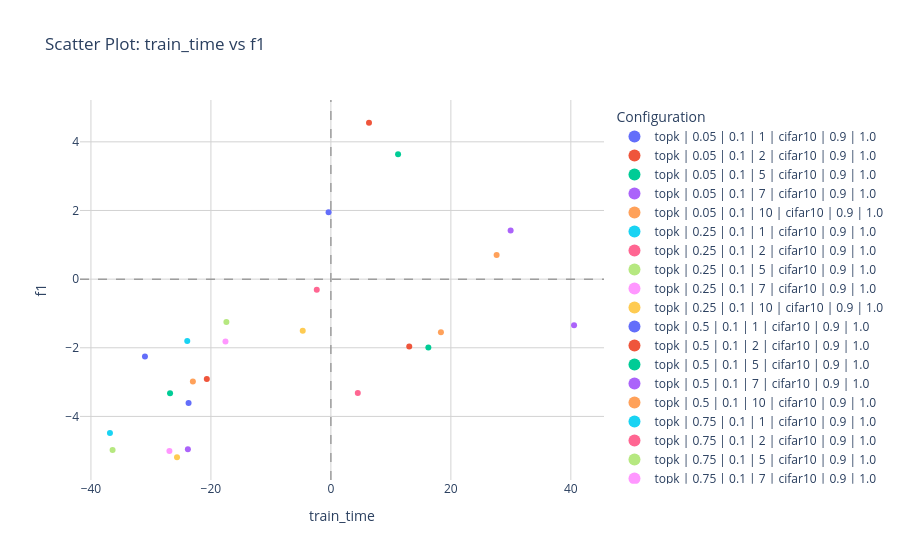

The code cell stored with this chart in its notebook:
### Code cell
fig = create_metric_scatter_long(d, 'train_time', 'f1', signature_flag=True)
fig.show()

### Figure 1 — Plotly figure (JSON) as saved in the notebook; plotly's stock layout.template omitted (floating-point values rounded to 4 significant figures)
{"data": [{"customdata": [["topk", 0.05, 0.1, 1, "cifar10", 0.9, 1]], "hovertemplate": "Configuration=topk | 0.05 | 0.1 | 1 | cifar10 | 0.9 | 1.0<br>train_time=%{x}<br>f1=%{y}<br>sketch_method=%{customdata[0]}<br>subsample=%{customdata[1]}<br>lr=%{customdata[2]}<br>sketch_outputs=%{customdata[3]}<br>dataset=%{customdata[4]}<br>smoothing_alpha=%{customdata[5]}<br>stabilization_threshold=%{customdata[6]}<extra></extra>", "legendgroup": "topk | 0.05 | 0.1 | 1 | cifar10 | 0.9 | 1.0", "marker": {"color": "#636efa", "symbol": "circle"}, "mode": "markers", "name": "topk | 0.05 | 0.1 | 1 | cifar10 | 0.9 | 1.0", "orientation": "v", "showlegend": true, "type": "scatter", "x": [-0.3834], "xaxis": "x", "y": [1.95], "yaxis": "y"}, {"customdata": [["topk", 0.05, 0.1, 2, "cifar10", 0.9, 1]], "hovertemplate": "Configuration=topk | 0.05 | 0.1 | 2 | cifar10 | 0.9 | 1.0<br>train_time=%{x}<br>f1=%{y}<br>sketch_method=%{customdata[0]}<br>subsample=%{customdata[1]}<br>lr=%{customdata[2]}<br>sketch_outputs=%{customdata[3]}<br>dataset=%{customdata[4]}<br>smoothing_alpha=%{customdata[5]}<br>stabilization_threshold=%{customdata[6]}<extra></extra>", "legendgroup": "topk | 0.05 | 0.1 | 2 | cifar10 | 0.9 | 1.0", "marker": {"color": "#EF553B", "symbol": "circle"}, "mode": "markers", "name": "topk | 0.05 | 0.1 | 2 | cifar10 | 0.9 | 1.0", "orientation": "v", "showlegend": true, "type": "scatter", "x": [6.353], "xaxis": "x", "y": [4.556], "yaxis": "y"}, {"customdata": [["topk", 0.05, 0.1, 5, "cifar10", 0.9, 1]], "hovertemplate": "Configuration=topk | 0.05 | 0.1 | 5 | cifar10 | 0.9 | 1.0<br>train_time=%{x}<br>f1=%{y}<br>sketch_method=%{customdata[0]}<br>subsample=%{customdata[1]}<br>lr=%{customdata[2]}<br>sketch_outputs=%{customdata[3]}<br>dataset=%{customdata[4]}<br>smoothing_alpha=%{customdata[5]}<br>stabilization_threshold=%{customdata[6]}<extra></extra>", "legendgroup": "topk | 0.05 | 0.1 | 5 | cifar10 | 0.9 | 1.0", "marker": {"color": "#00cc96", "symbol": "circle"}, "mode": "markers", "name": "topk | 0.05 | 0.1 | 5 | cifar10 | 0.9 | 1.0", "orientation": "v", "showlegend": true, "type": "scatter", "x": [11.2], "xaxis": "x", "y": [3.637], "yaxis": "y"}, {"customdata": [["topk", 0.05, 0.1, 7, "cifar10", 0.9, 1]], "hovertemplate": "Configuration=topk | 0.05 | 0.1 | 7 | cifar10 | 0.9 | 1.0<br>train_time=%{x}<br>f1=%{y}<br>sketch_method=%{customdata[0]}<br>subsample=%{customdata[1]}<br>lr=%{customdata[2]}<br>sketch_outputs=%{customdata[3]}<br>dataset=%{customdata[4]}<br>smoothing_alpha=%{customdata[5]}<br>stabilization_threshold=%{customdata[6]}<extra></extra>", "legendgroup": "topk | 0.05 | 0.1 | 7 | cifar10 | 0.9 | 1.0", "marker": {"color": "#ab63fa", "symbol": "circle"}, "mode": "markers", "name": "topk | 0.05 | 0.1 | 7 | cifar10 | 0.9 | 1.0", "orientation": "v", "showlegend": true, "type": "scatter", "x": [29.96], "xaxis": "x", "y": [1.416], "yaxis": "y"}, {"customdata": [["topk", 0.05, 0.1, 10, "cifar10", 0.9, 1]], "hovertemplate": "Configuration=topk | 0.05 | 0.1 | 10 | cifar10 | 0.9 | 1.0<br>train_time=%{x}<br>f1=%{y}<br>sketch_method=%{customdata[0]}<br>subsample=%{customdata[1]}<br>lr=%{customdata[2]}<br>sketch_outputs=%{customdata[3]}<br>dataset=%{customdata[4]}<br>smoothing_alpha=%{customdata[5]}<br>stabilization_threshold=%{customdata[6]}<extra></extra>", "legendgroup": "topk | 0.05 | 0.1 | 10 | cifar10 | 0.9 | 1.0", "marker": {"color": "#FFA15A", "symbol": "circle"}, "mode": "markers", "name": "topk | 0.05 | 0.1 | 10 | cifar10 | 0.9 | 1.0", "orientation": "v", "showlegend": true, "type": "scatter", "x": [27.63], "xaxis": "x", "y": [0.7031], "yaxis": "y"}, {"customdata": [["topk", 0.25, 0.1, 1, "cifar10", 0.9, 1]], "hovertemplate": "Configuration=topk | 0.25 | 0.1 | 1 | cifar10 | 0.9 | 1.0<br>train_time=%{x}<br>f1=%{y}<br>sketch_method=%{customdata[0]}<br>subsample=%{customdata[1]}<br>lr=%{customdata[2]}<br>sketch_outputs=%{customdata[3]}<br>dataset=%{customdata[4]}<br>smoothing_alpha=%{customdata[5]}<br>stabilization_threshold=%{customdata[6]}<extra></extra>", "legendgroup": "topk | 0.25 | 0.1 | 1 | cifar10 | 0.9 | 1.0", "marker": {"color": "#19d3f3", "symbol": "circle"}, "mode": "markers", "name": "topk | 0.25 | 0.1 | 1 | cifar10 | 0.9 | 1.0", "orientation": "v", "showlegend": true, "type": "scatter", "x": [-23.95], "xaxis": "x", "y": [-1.799], "yaxis": "y"}, {"customdata": [["topk", 0.25, 0.1, 2, "cifar10", 0.9, 1]], "hovertemplate": "Configuration=topk | 0.25 | 0.1 | 2 | cifar10 | 0.9 | 1.0<br>train_time=%{x}<br>f1=%{y}<br>sketch_method=%{customdata[0]}<br>subsample=%{customdata[1]}<br>lr=%{customdata[2]}<br>sketch_outputs=%{customdata[3]}<br>dataset=%{customdata[4]}<br>smoothing_alpha=%{customdata[5]}<br>stabilization_threshold=%{customdata[6]}<extra></extra>", "legendgroup": "topk | 0.25 | 0.1 | 2 | cifar10 | 0.9 | 1.0", "marker": {"color": "#FF6692", "symbol": "circle"}, "mode": "markers", "name": "topk | 0.25 | 0.1 | 2 | cifar10 | 0.9 | 1.0", "orientation": "v", "showlegend": true, "type": "scatter", "x": [-2.355], "xaxis": "x", "y": [-0.308], "yaxis": "y"}, {"customdata": [["topk", 0.25, 0.1, 5, "cifar10", 0.9, 1]], "hovertemplate": "Configuration=topk | 0.25 | 0.1 | 5 | cifar10 | 0.9 | 1.0<br>train_time=%{x}<br>f1=%{y}<br>sketch_method=%{customdata[0]}<br>subsample=%{customdata[1]}<br>lr=%{customdata[2]}<br>sketch_outputs=%{customdata[3]}<br>dataset=%{customdata[4]}<br>smoothing_alpha=%{customdata[5]}<br>stabilization_threshold=%{customdata[6]}<extra></extra>", "legendgroup": "topk | 0.25 | 0.1 | 5 | cifar10 | 0.9 | 1.0", "marker": {"color": "#B6E880", "symbol": "circle"}, "mode": "markers", "name": "topk | 0.25 | 0.1 | 5 | cifar10 | 0.9 | 1.0", "orientation": "v", "showlegend": true, "type": "scatter", "x": [-17.42], "xaxis": "x", "y": [-1.25], "yaxis": "y"}, {"customdata": [["topk", 0.25, 0.1, 7, "cifar10", 0.9, 1]], "hovertemplate": "Configuration=topk | 0.25 | 0.1 | 7 | cifar10 | 0.9 | 1.0<br>train_time=%{x}<br>f1=%{y}<br>sketch_method=%{customdata[0]}<br>subsample=%{customdata[1]}<br>lr=%{customdata[2]}<br>sketch_outputs=%{customdata[3]}<br>dataset=%{customdata[4]}<br>smoothing_alpha=%{customdata[5]}<br>stabilization_threshold=%{customdata[6]}<extra></extra>", "legendgroup": "topk | 0.25 | 0.1 | 7 | cifar10 | 0.9 | 1.0", "marker": {"color": "#FF97FF", "symbol": "circle"}, "mode": "markers", "name": "topk | 0.25 | 0.1 | 7 | cifar10 | 0.9 | 1.0", "orientation": "v", "showlegend": true, "type": "scatter", "x": [-17.57], "xaxis": "x", "y": [-1.814], "yaxis": "y"}, {"customdata": [["topk", 0.25, 0.1, 10, "cifar10", 0.9, 1]], "hovertemplate": "Configuration=topk | 0.25 | 0.1 | 10 | cifar10 | 0.9 | 1.0<br>train_time=%{x}<br>f1=%{y}<br>sketch_method=%{customdata[0]}<br>subsample=%{customdata[1]}<br>lr=%{customdata[2]}<br>sketch_outputs=%{customdata[3]}<br>dataset=%{customdata[4]}<br>smoothing_alpha=%{customdata[5]}<br>stabilization_threshold=%{customdata[6]}<extra></extra>", "legendgroup": "topk | 0.25 | 0.1 | 10 | cifar10 | 0.9 | 1.0", "marker": {"color": "#FECB52", "symbol": "circle"}, "mode": "markers", "name": "topk | 0.25 | 0.1 | 10 | cifar10 | 0.9 | 1.0", "orientation": "v", "showlegend": true, "type": "scatter", "x": [-4.692], "xaxis": "x", "y": [-1.503], "yaxis": "y"}, {"customdata": [["topk", 0.5, 0.1, 1, "cifar10", 0.9, 1]], "hovertemplate": "Configuration=topk | 0.5 | 0.1 | 1 | cifar10 | 0.9 | 1.0<br>train_time=%{x}<br>f1=%{y}<br>sketch_method=%{customdata[0]}<br>subsample=%{customdata[1]}<br>lr=%{customdata[2]}<br>sketch_outputs=%{customdata[3]}<br>dataset=%{customdata[4]}<br>smoothing_alpha=%{customdata[5]}<br>stabilization_threshold=%{customdata[6]}<extra></extra>", "legendgroup": "topk | 0.5 | 0.1 | 1 | cifar10 | 0.9 | 1.0", "marker": {"color": "#636efa", "symbol": "circle"}, "mode": "markers", "name": "topk | 0.5 | 0.1 | 1 | cifar10 | 0.9 | 1.0", "orientation": "v", "showlegend": true, "type": "scatter", "x": [-30.99], "xaxis": "x", "y": [-2.255], "yaxis": "y"}, {"customdata": [["topk", 0.5, 0.1, 2, "cifar10", 0.9, 1]], "hovertemplate": "Configuration=topk | 0.5 | 0.1 | 2 | cifar10 | 0.9 | 1.0<br>train_time=%{x}<br>f1=%{y}<br>sketch_method=%{customdata[0]}<br>subsample=%{customdata[1]}<br>lr=%{customdata[2]}<br>sketch_outputs=%{customdata[3]}<br>dataset=%{customdata[4]}<br>smoothing_alpha=%{customdata[5]}<br>stabilization_threshold=%{customdata[6]}<extra></extra>", "legendgroup": "topk | 0.5 | 0.1 | 2 | cifar10 | 0.9 | 1.0", "marker": {"color": "#EF553B", "symbol": "circle"}, "mode": "markers", "name": "topk | 0.5 | 0.1 | 2 | cifar10 | 0.9 | 1.0", "orientation": "v", "showlegend": true, "type": "scatter", "x": [-20.68], "xaxis": "x", "y": [-2.91], "yaxis": "y"}, {"customdata": [["topk", 0.5, 0.1, 5, "cifar10", 0.9, 1]], "hovertemplate": "Configuration=topk | 0.5 | 0.1 | 5 | cifar10 | 0.9 | 1.0<br>train_time=%{x}<br>f1=%{y}<br>sketch_method=%{customdata[0]}<br>subsample=%{customdata[1]}<br>lr=%{customdata[2]}<br>sketch_outputs=%{customdata[3]}<br>dataset=%{customdata[4]}<br>smoothing_alpha=%{customdata[5]}<br>stabilization_threshold=%{customdata[6]}<extra></extra>", "legendgroup": "topk | 0.5 | 0.1 | 5 | cifar10 | 0.9 | 1.0", "marker": {"color": "#00cc96", "symbol": "circle"}, "mode": "markers", "name": "topk | 0.5 | 0.1 | 5 | cifar10 | 0.9 | 1.0", "orientation": "v", "showlegend": true, "type": "scatter", "x": [-26.81], "xaxis": "x", "y": [-3.323], "yaxis": "y"}, {"customdata": [["topk", 0.5, 0.1, 7, "cifar10", 0.9, 1]], "hovertemplate": "Configuration=topk | 0.5 | 0.1 | 7 | cifar10 | 0.9 | 1.0<br>train_time=%{x}<br>f1=%{y}<br>sketch_method=%{customdata[0]}<br>subsample=%{customdata[1]}<br>lr=%{customdata[2]}<br>sketch_outputs=%{customdata[3]}<br>dataset=%{customdata[4]}<br>smoothing_alpha=%{customdata[5]}<br>stabilization_threshold=%{customdata[6]}<extra></extra>", "legendgroup": "topk | 0.5 | 0.1 | 7 | cifar10 | 0.9 | 1.0", "marker": {"color": "#ab63fa", "symbol": "circle"}, "mode": "markers", "name": "topk | 0.5 | 0.1 | 7 | cifar10 | 0.9 | 1.0", "orientation": "v", "showlegend": true, "type": "scatter", "x": [-23.84], "xaxis": "x", "y": [-4.954], "yaxis": "y"}, {"customdata": [["topk", 0.5, 0.1, 10, "cifar10", 0.9, 1]], "hovertemplate": "Configuration=topk | 0.5 | 0.1 | 10 | cifar10 | 0.9 | 1.0<br>train_time=%{x}<br>f1=%{y}<br>sketch_method=%{customdata[0]}<br>subsample=%{customdata[1]}<br>lr=%{customdata[2]}<br>sketch_outputs=%{customdata[3]}<br>dataset=%{customdata[4]}<br>smoothing_alpha=%{customdata[5]}<br>stabilization_threshold=%{customdata[6]}<extra></extra>", "legendgroup": "topk | 0.5 | 0.1 | 10 | cifar10 | 0.9 | 1.0", "marker": {"color": "#FFA15A", "symbol": "circle"}, "mode": "markers", "name": "topk | 0.5 | 0.1 | 10 | cifar10 | 0.9 | 1.0", "orientation": "v", "showlegend": true, "type": "scatter", "x": [-23.01], "xaxis": "x", "y": [-2.979], "yaxis": "y"}, {"customdata": [["topk", 0.75, 0.1, 1, "cifar10", 0.9, 1]], "hovertemplate": "Configuration=topk | 0.75 | 0.1 | 1 | cifar10 | 0.9 | 1.0<br>train_time=%{x}<br>f1=%{y}<br>sketch_method=%{customdata[0]}<br>subsample=%{customdata[1]}<br>lr=%{customdata[2]}<br>sketch_outputs=%{customdata[3]}<br>dataset=%{customdata[4]}<br>smoothing_alpha=%{customdata[5]}<br>stabilization_threshold=%{customdata[6]}<extra></extra>", "legendgroup": "topk | 0.75 | 0.1 | 1 | cifar10 | 0.9 | 1.0", "marker": {"color": "#19d3f3", "symbol": "circle"}, "mode": "markers", "name": "topk | 0.75 | 0.1 | 1 | cifar10 | 0.9 | 1.0", "orientation": "v", "showlegend": true, "type": "scatter", "x": [-36.83], "xaxis": "x", "y": [-4.484], "yaxis": "y"}, {"customdata": [["topk", 0.75, 0.1, 2, "cifar10", 0.9, 1]], "hovertemplate": "Configuration=topk | 0.75 | 0.1 | 2 | cifar10 | 0.9 | 1.0<br>train_time=%{x}<br>f1=%{y}<br>sketch_method=%{customdata[0]}<br>subsample=%{customdata[1]}<br>lr=%{customdata[2]}<br>sketch_outputs=%{customdata[3]}<br>dataset=%{customdata[4]}<br>smoothing_alpha=%{customdata[5]}<br>stabilization_threshold=%{customdata[6]}<extra></extra>", "legendgroup": "topk | 0.75 | 0.1 | 2 | cifar10 | 0.9 | 1.0", "marker": {"color": "#FF6692", "symbol": "circle"}, "mode": "markers", "name": "topk | 0.75 | 0.1 | 2 | cifar10 | 0.9 | 1.0", "orientation": "v", "showlegend": true, "type": "scatter", "x": [4.484], "xaxis": "x", "y": [-3.321], "yaxis": "y"}, {"customdata": [["topk", 0.75, 0.1, 5, "cifar10", 0.9, 1]], "hovertemplate": "Configuration=topk | 0.75 | 0.1 | 5 | cifar10 | 0.9 | 1.0<br>train_time=%{x}<br>f1=%{y}<br>sketch_method=%{customdata[0]}<br>subsample=%{customdata[1]}<br>lr=%{customdata[2]}<br>sketch_outputs=%{customdata[3]}<br>dataset=%{customdata[4]}<br>smoothing_alpha=%{customdata[5]}<br>stabilization_threshold=%{customdata[6]}<extra></extra>", "legendgroup": "topk | 0.75 | 0.1 | 5 | cifar10 | 0.9 | 1.0", "marker": {"color": "#B6E880", "symbol": "circle"}, "mode": "markers", "name": "topk | 0.75 | 0.1 | 5 | cifar10 | 0.9 | 1.0", "orientation": "v", "showlegend": true, "type": "scatter", "x": [-36.39], "xaxis": "x", "y": [-4.979], "yaxis": "y"}, {"customdata": [["topk", 0.75, 0.1, 7, "cifar10", 0.9, 1]], "hovertemplate": "Configuration=topk | 0.75 | 0.1 | 7 | cifar10 | 0.9 | 1.0<br>train_time=%{x}<br>f1=%{y}<br>sketch_method=%{customdata[0]}<br>subsample=%{customdata[1]}<br>lr=%{customdata[2]}<br>sketch_outputs=%{customdata[3]}<br>dataset=%{customdata[4]}<br>smoothing_alpha=%{customdata[5]}<br>stabilization_threshold=%{customdata[6]}<extra></extra>", "legendgroup": "topk | 0.75 | 0.1 | 7 | cifar10 | 0.9 | 1.0", "marker": {"color": "#FF97FF", "symbol": "circle"}, "mode": "markers", "name": "topk | 0.75 | 0.1 | 7 | cifar10 | 0.9 | 1.0", "orientation": "v", "showlegend": true, "type": "scatter", "x": [-26.92], "xaxis": "x", "y": [-5.006], "yaxis": "y"}, {"customdata": [["topk", 0.75, 0.1, 10, "cifar10", 0.9, 1]], "hovertemplate": "Configuration=topk | 0.75 | 0.1 | 10 | cifar10 | 0.9 | 1.0<br>train_time=%{x}<br>f1=%{y}<br>sketch_method=%{customdata[0]}<br>subsample=%{customdata[1]}<br>lr=%{customdata[2]}<br>sketch_outputs=%{customdata[3]}<br>dataset=%{customdata[4]}<br>smoothing_alpha=%{customdata[5]}<br>stabilization_threshold=%{customdata[6]}<extra></extra>", "legendgroup": "topk | 0.75 | 0.1 | 10 | cifar10 | 0.9 | 1.0", "marker": {"color": "#FECB52", "symbol": "circle"}, "mode": "markers", "name": "topk | 0.75 | 0.1 | 10 | cifar10 | 0.9 | 1.0", "orientation": "v", "showlegend": true, "type": "scatter", "x": [-25.65], "xaxis": "x", "y": [-5.189], "yaxis": "y"}, {"customdata": [["topk", 1, 0.1, 1, "cifar10", 0.9, 1]], "hovertemplate": "Configuration=topk | 1.0 | 0.1 | 1 | cifar10 | 0.9 | 1.0<br>train_time=%{x}<br>f1=%{y}<br>sketch_method=%{customdata[0]}<br>subsample=%{customdata[1]}<br>lr=%{customdata[2]}<br>sketch_outputs=%{customdata[3]}<br>dataset=%{customdata[4]}<br>smoothing_alpha=%{customdata[5]}<br>stabilization_threshold=%{customdata[6]}<extra></extra>", "legendgroup": "topk | 1.0 | 0.1 | 1 | cifar10 | 0.9 | 1.0", "marker": {"color": "#636efa", "symbol": "circle"}, "mode": "markers", "name": "topk | 1.0 | 0.1 | 1 | cifar10 | 0.9 | 1.0", "orientation": "v", "showlegend": true, "type": "scatter", "x": [-23.73], "xaxis": "x", "y": [-3.605], "yaxis": "y"}, {"customdata": [["topk", 1, 0.1, 2, "cifar10", 0.9, 1]], "hovertemplate": "Configuration=topk | 1.0 | 0.1 | 2 | cifar10 | 0.9 | 1.0<br>train_time=%{x}<br>f1=%{y}<br>sketch_method=%{customdata[0]}<br>subsample=%{customdata[1]}<br>lr=%{customdata[2]}<br>sketch_outputs=%{customdata[3]}<br>dataset=%{customdata[4]}<br>smoothing_alpha=%{customdata[5]}<br>stabilization_threshold=%{customdata[6]}<extra></extra>", "legendgroup": "topk | 1.0 | 0.1 | 2 | cifar10 | 0.9 | 1.0", "marker": {"color": "#EF553B", "symbol": "circle"}, "mode": "markers", "name": "topk | 1.0 | 0.1 | 2 | cifar10 | 0.9 | 1.0", "orientation": "v", "showlegend": true, "type": "scatter", "x": [13.06], "xaxis": "x", "y": [-1.964], "yaxis": "y"}, {"customdata": [["topk", 1, 0.1, 5, "cifar10", 0.9, 1]], "hovertemplate": "Configuration=topk | 1.0 | 0.1 | 5 | cifar10 | 0.9 | 1.0<br>train_time=%{x}<br>f1=%{y}<br>sketch_method=%{customdata[0]}<br>subsample=%{customdata[1]}<br>lr=%{customdata[2]}<br>sketch_outputs=%{customdata[3]}<br>dataset=%{customdata[4]}<br>smoothing_alpha=%{customdata[5]}<br>stabilization_threshold=%{customdata[6]}<extra></extra>", "legendgroup": "topk | 1.0 | 0.1 | 5 | cifar10 | 0.9 | 1.0", "marker": {"color": "#00cc96", "symbol": "circle"}, "mode": "markers", "name": "topk | 1.0 | 0.1 | 5 | cifar10 | 0.9 | 1.0", "orientation": "v", "showlegend": true, "type": "scatter", "x": [16.25], "xaxis": "x", "y": [-1.995], "yaxis": "y"}, {"customdata": [["topk", 1, 0.1, 7, "cifar10", 0.9, 1]], "hovertemplate": "Configuration=topk | 1.0 | 0.1 | 7 | cifar10 | 0.9 | 1.0<br>train_time=%{x}<br>f1=%{y}<br>sketch_method=%{customdata[0]}<br>subsample=%{customdata[1]}<br>lr=%{customdata[2]}<br>sketch_outputs=%{customdata[3]}<br>dataset=%{customdata[4]}<br>smoothing_alpha=%{customdata[5]}<br>stabilization_threshold=%{customdata[6]}<extra></extra>", "legendgroup": "topk | 1.0 | 0.1 | 7 | cifar10 | 0.9 | 1.0", "marker": {"color": "#ab63fa", "symbol": "circle"}, "mode": "markers", "name": "topk | 1.0 | 0.1 | 7 | cifar10 | 0.9 | 1.0", "orientation": "v", "showlegend": true, "type": "scatter", "x": [40.53], "xaxis": "x", "y": [-1.34], "yaxis": "y"}, {"customdata": [["topk", 1, 0.1, 10, "cifar10", 0.9, 1]], "hovertemplate": "Configuration=topk | 1.0 | 0.1 | 10 | cifar10 | 0.9 | 1.0<br>train_time=%{x}<br>f1=%{y}<br>sketch_method=%{customdata[0]}<br>subsample=%{customdata[1]}<br>lr=%{customdata[2]}<br>sketch_outputs=%{customdata[3]}<br>dataset=%{customdata[4]}<br>smoothing_alpha=%{customdata[5]}<br>stabilization_threshold=%{customdata[6]}<extra></extra>", "legendgroup": "topk | 1.0 | 0.1 | 10 | cifar10 | 0.9 | 1.0", "marker": {"color": "#FFA15A", "symbol": "circle"}, "mode": "markers", "name": "topk | 1.0 | 0.1 | 10 | cifar10 | 0.9 | 1.0", "orientation": "v", "showlegend": true, "type": "scatter", "x": [18.34], "xaxis": "x", "y": [-1.545], "yaxis": "y"}], "layout": {"hovermode": "closest", "legend": {"itemsizing": "constant", "title": {"text": "Configuration"}, "tracegroupgap": 0, "x": 1.02, "xanchor": "left", "y": 0.99, "yanchor": "top"}, "plot_bgcolor": "white", "shapes": [{"line": {"color": "gray", "dash": "dash", "width": 1.5}, "opacity": 0.7, "type": "line", "x0": 0, "x1": 0, "xref": "x", "y0": 0, "y1": 1, "yref": "y domain"}, {"line": {"color": "gray", "dash": "dash", "width": 1.5}, "opacity": 0.7, "type": "line", "x0": 0, "x1": 1, "xref": "x domain", "y0": 0, "y1": 0, "yref": "y"}], "title": {"text": "Scatter Plot: train_time vs f1"}, "xaxis": {"anchor": "y", "domain": [0, 1], "gridcolor": "lightgray", "showgrid": true, "title": {"text": "train_time"}, "zeroline": false}, "yaxis": {"anchor": "x", "domain": [0, 1], "gridcolor": "lightgray", "showgrid": true, "title": {"text": "f1"}, "zeroline": false}}}
